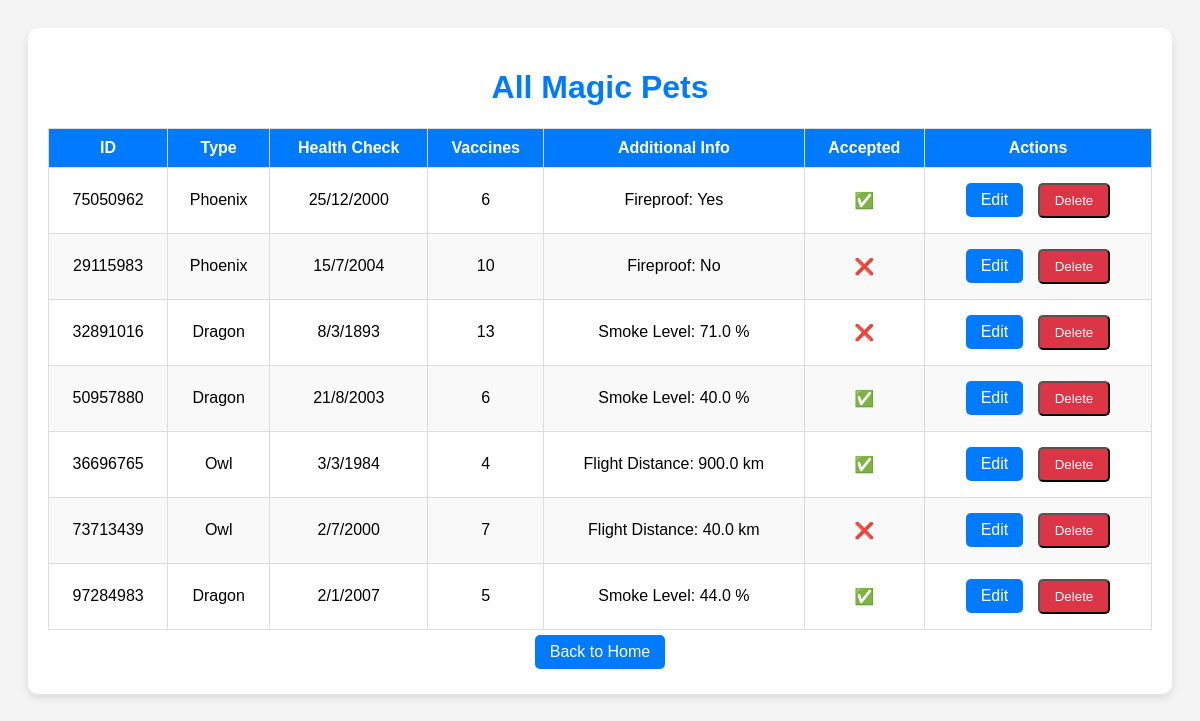
Page /view_pets on the committed database.
### models.py (models this page shows)
class MagicPet(db.Model):
    id = db.Column(db.Integer, primary_key=True)
    pet_id = db.Column(db.String(8), unique=True, nullable=False)  # รหัสสัตว์เลี้ยง 8 หลัก
    pet_type = db.Column(db.String(20), nullable=False)  # ประเภทสัตว์ (นกฟินิกซ์, มังกร, นกฮูก)
    last_health_check = db.Column(db.String(10), nullable=False)  # วันที่ตรวจสุขภาพ
    vaccine_count = db.Column(db.Integer, nullable=False)  # จำนวนวัคซีน
    additional_info = db.Column(db.String(100))  # ข้อมูลเฉพาะประเภทสัตว์
    accepted = db.Column(db.Boolean, nullable=False)  # ระบุว่าสัตว์ถูกรับเข้าหรือไม่

### app.py (the view)
@app.route('/view_pets')
def view_pets():
    pets = MagicPet.query.all()
    return render_template('view_pets.html', pets=pets)

### templates/view_pets.html (shortened to what this page needs)
<!DOCTYPE html>
<html lang="en">
<head>
</head>
<body>
    <div class="container">
        <h1>All Magic Pets</h1>
        <table>
            <thead>
                <tr>
                    <th>ID</th>
                    <th>Type</th>
                    <th>Health Check</th>
                    <th>Vaccines</th>
                    <th>Additional Info</th>
                    <th>Accepted</th>
                    <th>Actions</th>
                </tr>
            </thead>
            <tbody>
                {% for pet in pets %}
                <tr>
                    <td>{{ pet.pet_id }}</td>
                    <td>{{ pet.pet_type }}</td>
                    <td>{{ pet.last_health_check }}</td>
                    <td>{{ pet.vaccine_count }}</td>
                    <td>{{ pet.additional_info }}</td>
                    <td>{{ "✅" if pet.accepted else "❌" }}</td>
                    <td>
                        <a href="{{ url_for('edit_pet', pet_id=pet.id) }}" class="btn">Edit</a>
                        <form action="{{ url_for('delete_pet', pet_id=pet.id) }}" method="post" style="display:inline;">
                            <button type="submit" class="btn delete-btn"
                                    onclick="return confirm('Are you sure you want to delete this pet?');">
                                Delete
                            </button>
                        </form>
                    </td>
                </tr>
                {% endfor %}
            </tbody>
        </table>
        <a href="{{ url_for('index') }}" class="btn">Back to Home</a>
    </div>
</body>
</html>

### templates/view_pets.html (style rules this page uses)
body { font-family: Arial, sans-serif; background-color: #f4f4f4; text-align: center; padding: 20px; }
.container { max-width: 1280px; margin: auto; background: white; padding: 20px; border-radius: 10px; box-shadow: 0 4px 8px rgba(0, 0, 0, 0.1); }
h1 { color: #007BFF; }
table { width: 100%; border-collapse: collapse; margin-top: 10px; }
th, td { padding: 10px; border: 1px solid #ddd; }
th { background-color: #007BFF; color: white; }
tr:nth-child(even) { background-color: #f9f9f9; }
.btn { display: inline-block; padding: 8px 15px; background: #007BFF; color: white; text-decoration: none; border-radius: 5px; margin: 5px; }
.delete-btn { background: #dc3545; }

### rows in the picture
MagicPet: pet_id "75050962", pet_type "Phoenix", last_health_check "25/12/2000", vaccine_count "6", additional_info "Fireproof: Yes", accepted "✅"
MagicPet: pet_id "29115983", pet_type "Phoenix", last_health_check "15/7/2004", vaccine_count "10", additional_info "Fireproof: No", accepted "❌"
MagicPet: pet_id "32891016", pet_type "Dragon", last_health_check "8/3/1893", vaccine_count "13", additional_info "Smoke Level: 71.0 %", accepted "❌"
MagicPet: pet_id "50957880", pet_type "Dragon", last_health_check "21/8/2003", vaccine_count "6", additional_info "Smoke Level: 40.0 %", accepted "✅"
MagicPet: pet_id "36696765", pet_type "Owl", last_health_check "3/3/1984", vaccine_count "4", additional_info "Flight Distance: 900.0 km", accepted "✅"
MagicPet: pet_id "73713439", pet_type "Owl", last_health_check "2/7/2000", vaccine_count "7", additional_info "Flight Distance: 40.0 km", accepted "❌"
MagicPet: pet_id "97284983", pet_type "Dragon", last_health_check "2/1/2007", vaccine_count "5", additional_info "Smoke Level: 44.0 %", accepted "✅"
